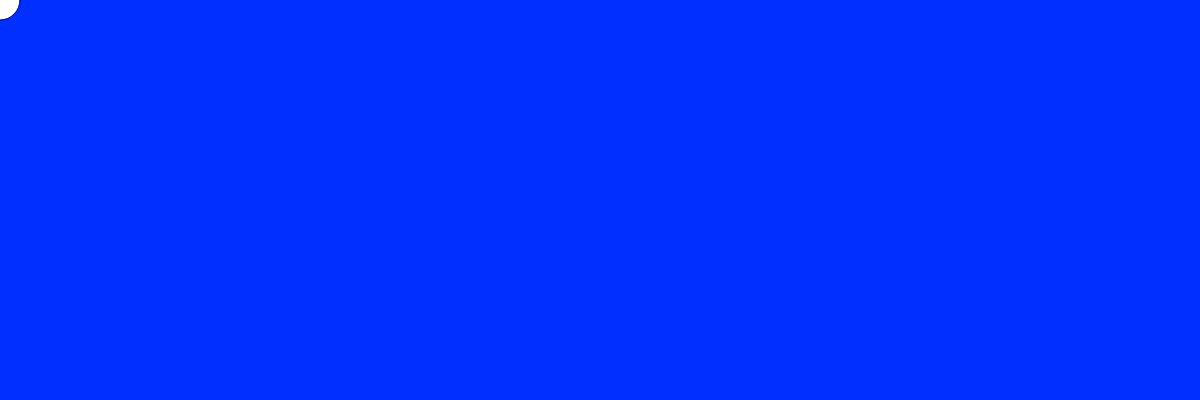
Frame 1 (no input)
Frame 60 (no input): identical to frame 1, image omitted
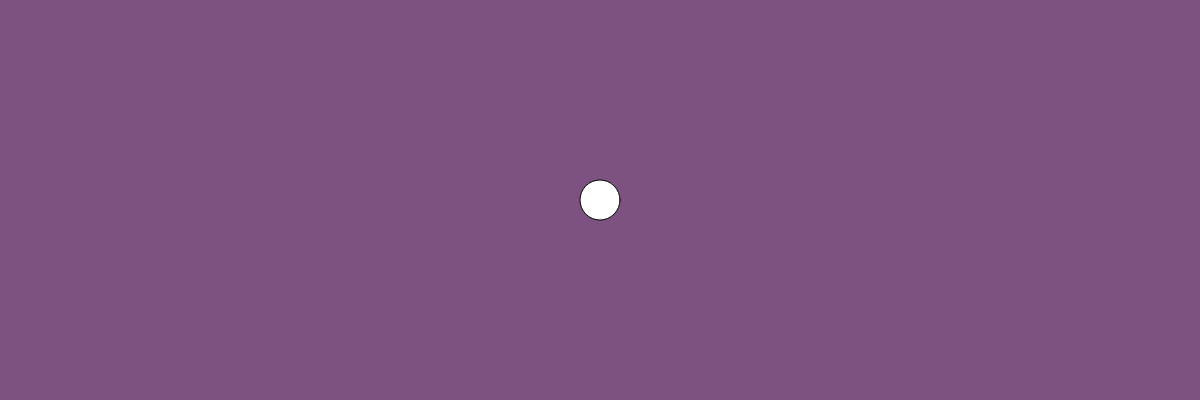
Frame 120 (the mouse pressed at the canvas centre since frame 60)

The p5.js sketch that drew these frames (run headless with seeded random() and noise() and a simulated clock; from frame 60 on, the mouse is pressed at the canvas centre):

// p5.js sketch
// ── sketch.js
var r,g,b;

function setup()
{
  var canvas = createCanvas(1200,400);
}


function draw()
{
  r = map(mouseX,0,1200,0,250)
  g = map(mouseX,50,900,50,100)
  b = map(mouseX,0,1200,255,0)
  background(r,g,b);
  ellipseMode(RADIUS);
  ellipse(mouseX,mouseY,20,20);
}
